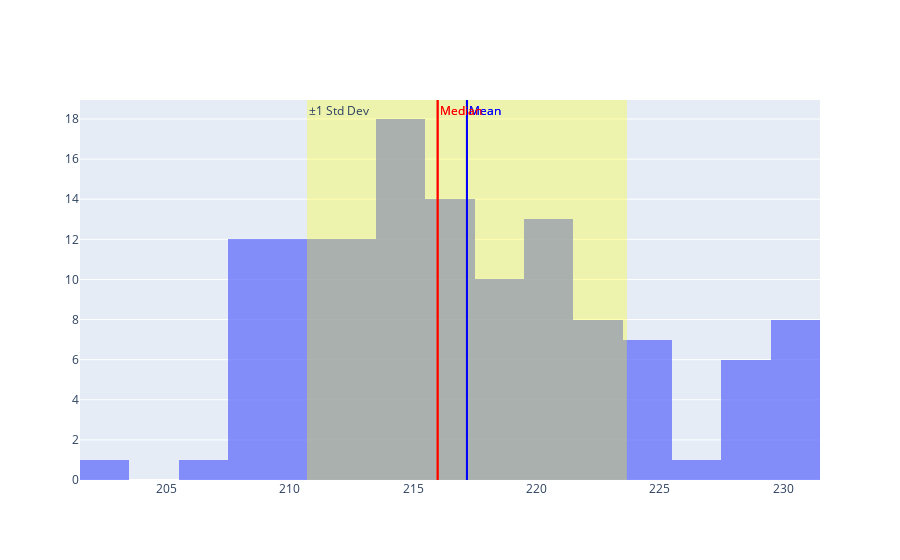

The notebook cell this image was saved under:
### Code cell
fig.add_vline(mean, line_color='blue', line_width=2, annotation_text='Mean', annotation_position='top right', annotation=dict(font=dict(color="blue")))
fig.add_vline(median, line_color='red', line_width=2, annotation_text='Median', annotation_position='top right', annotation=dict(font=dict(color="red")))

### Figure 1 — Plotly figure (JSON) as saved in the notebook; plotly's stock layout.template omitted (floating-point values rounded to 4 significant figures)
{"data": [{"name": "Gentoo Flipper Length", "opacity": 0.75, "type": "histogram", "x": [211, 230, 210, 218, 215, 210, 211, 219, 209, 215, 214, 216, 214, 213, 210, 217, 210, 221, 209, 222, 218, 215, 213, 215, 215, 215, 216, 215, 210, 220, 222, 209, 207, 230, 220, 220, 213, 219, 208, 208, 208, 225, 210, 216, 222, 217, 210, 225, 213, 215, 210, 220, 210, 225, 217, 220, 208, 220, 208, 224, 208, 221, 214, 231, 219, 230, 214, 229, 220, 223, 216, 221, 221, 217, 216, 230, 209, 220, 215, 223, 212, 221, 212, 224, 212, 228, 218, 218, 212, 230, 218, 228, 212, 224, 214, 226, 216, 222, 203, 225, 219, 228, 215, 228, 216, 215, 210, 219, 208, 209, 216, 229, 213, 230, 217, 230, 217, 222, 214, 215, 222, 212, 213]}], "layout": {"annotations": [{"font": {"color": "blue"}, "showarrow": false, "text": "Mean", "x": 217.2, "xanchor": "left", "xref": "x", "y": 1, "yanchor": "top", "yref": "y domain"}, {"font": {"color": "red"}, "showarrow": false, "text": "Median", "x": 216, "xanchor": "left", "xref": "x", "y": 1, "yanchor": "top", "yref": "y domain"}, {"showarrow": false, "text": "±1 Std Dev", "x": 210.7, "xanchor": "left", "xref": "x", "y": 1, "yanchor": "top", "yref": "y domain"}, {"font": {"color": "blue"}, "showarrow": false, "text": "Mean", "x": 217.2, "xanchor": "left", "xref": "x", "y": 1, "yanchor": "top", "yref": "y domain"}, {"font": {"color": "red"}, "showarrow": false, "text": "Median", "x": 216, "xanchor": "left", "xref": "x", "y": 1, "yanchor": "top", "yref": "y domain"}], "shapes": [{"line": {"color": "blue", "width": 2}, "type": "line", "x0": 217.2, "x1": 217.2, "xref": "x", "y0": 0, "y1": 1, "yref": "y domain"}, {"line": {"color": "red", "width": 2}, "type": "line", "x0": 216, "x1": 216, "xref": "x", "y0": 0, "y1": 1, "yref": "y domain"}, {"fillcolor": "yellow", "line": {"width": 0}, "opacity": 0.3, "type": "rect", "x0": 210.7, "x1": 223.7, "xref": "x", "y0": 0, "y1": 1, "yref": "y domain"}, {"line": {"color": "blue", "width": 2}, "type": "line", "x0": 217.2, "x1": 217.2, "xref": "x", "y0": 0, "y1": 1, "yref": "y domain"}, {"line": {"color": "red", "width": 2}, "type": "line", "x0": 216, "x1": 216, "xref": "x", "y0": 0, "y1": 1, "yref": "y domain"}]}}
